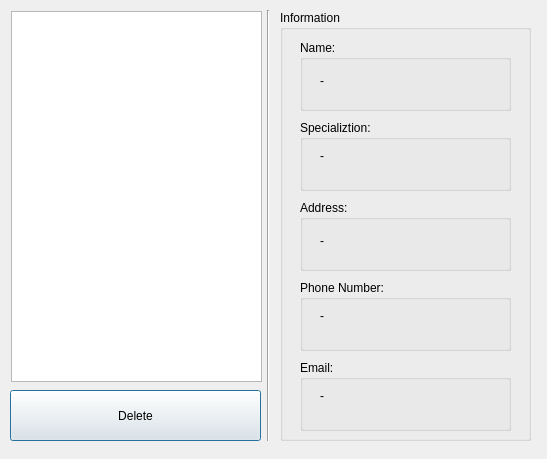
<?xml version="1.0" encoding="UTF-8"?>
<ui version="4.0">
 <class>Display_Doc_Dialog</class>
 <widget class="QDialog" name="Display_Doc_Dialog">
  <property name="geometry">
   <rect>
    <x>0</x>
    <y>0</y>
    <width>547</width>
    <height>459</height>
   </rect>
  </property>
  <property name="windowTitle">
   <string>Display Doctor's Information</string>
  </property>
  <widget class="Line" name="line">
   <property name="geometry">
    <rect>
     <x>260</x>
     <y>10</y>
     <width>16</width>
     <height>431</height>
    </rect>
   </property>
   <property name="orientation">
    <enum>Qt::Vertical</enum>
   </property>
  </widget>
  <widget class="QGroupBox" name="groupBox">
   <property name="geometry">
    <rect>
     <x>280</x>
     <y>10</y>
     <width>251</width>
     <height>431</height>
    </rect>
   </property>
   <property name="title">
    <string>Information</string>
   </property>
   <widget class="QGroupBox" name="groupBox_3">
    <property name="geometry">
     <rect>
      <x>20</x>
      <y>110</y>
      <width>211</width>
      <height>71</height>
     </rect>
    </property>
    <property name="title">
     <string>Specializtion:</string>
    </property>
    <widget class="QLabel" name="LSpec">
     <property name="geometry">
      <rect>
       <x>20</x>
       <y>20</y>
       <width>181</width>
       <height>31</height>
      </rect>
     </property>
     <property name="text">
      <string>-</string>
     </property>
    </widget>
   </widget>
   <widget class="QGroupBox" name="groupBox_6">
    <property name="geometry">
     <rect>
      <x>20</x>
      <y>350</y>
      <width>211</width>
      <height>71</height>
     </rect>
    </property>
    <property name="title">
     <string>Email:</string>
    </property>
    <widget class="QLabel" name="LEmail">
     <property name="geometry">
      <rect>
       <x>20</x>
       <y>20</y>
       <width>181</width>
       <height>31</height>
      </rect>
     </property>
     <property name="text">
      <string>-</string>
     </property>
    </widget>
   </widget>
   <widget class="QGroupBox" name="groupBox_2">
    <property name="geometry">
     <rect>
      <x>20</x>
      <y>30</y>
      <width>211</width>
      <height>71</height>
     </rect>
    </property>
    <property name="title">
     <string>Name:</string>
    </property>
    <widget class="QLabel" name="LName">
     <property name="geometry">
      <rect>
       <x>20</x>
       <y>20</y>
       <width>171</width>
       <height>41</height>
      </rect>
     </property>
     <property name="text">
      <string>-</string>
     </property>
    </widget>
   </widget>
   <widget class="QGroupBox" name="groupBox_4">
    <property name="geometry">
     <rect>
      <x>20</x>
      <y>190</y>
      <width>211</width>
      <height>71</height>
     </rect>
    </property>
    <property name="title">
     <string>Address:</string>
    </property>
    <widget class="QLabel" name="LAdd">
     <property name="geometry">
      <rect>
       <x>20</x>
       <y>20</y>
       <width>181</width>
       <height>41</height>
      </rect>
     </property>
     <property name="text">
      <string>-</string>
     </property>
    </widget>
   </widget>
   <widget class="QGroupBox" name="groupBox_5">
    <property name="geometry">
     <rect>
      <x>20</x>
      <y>270</y>
      <width>211</width>
      <height>71</height>
     </rect>
    </property>
    <property name="title">
     <string>Phone Number:</string>
    </property>
    <widget class="QLabel" name="LPhno">
     <property name="geometry">
      <rect>
       <x>20</x>
       <y>20</y>
       <width>181</width>
       <height>31</height>
      </rect>
     </property>
     <property name="text">
      <string>-</string>
     </property>
    </widget>
   </widget>
  </widget>
  <widget class="QListWidget" name="listWidget">
   <property name="geometry">
    <rect>
     <x>11</x>
     <y>11</y>
     <width>251</width>
     <height>371</height>
    </rect>
   </property>
  </widget>
  <widget class="QPushButton" name="psuhDelete">
   <property name="geometry">
    <rect>
     <x>10</x>
     <y>390</y>
     <width>251</width>
     <height>51</height>
    </rect>
   </property>
   <property name="text">
    <string>Delete</string>
   </property>
  </widget>
 </widget>
 <resources/>
 <connections/>
</ui>
